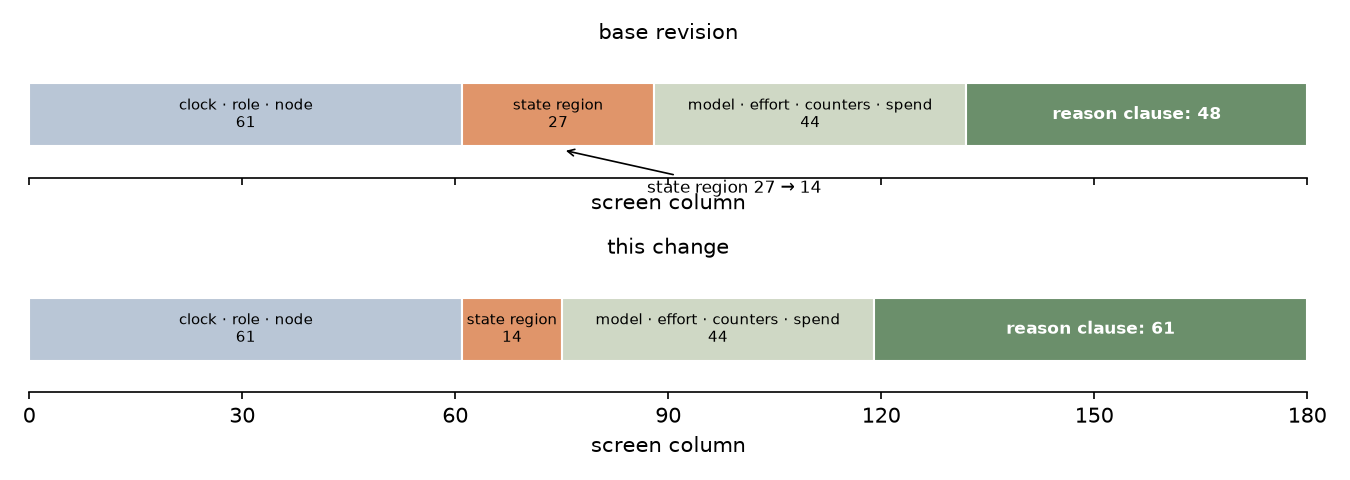

Recreate this plot in Python.
"""Draw the ticker row's column budget before and after the state cell change.

One row of the fleet ticker is a fixed grid; the reason clause is the only free
text and is truncated to whatever the fixed cells leave. The figure shows the
fixed cells as stacked bars at a 180-column pane on each side of the change, so
the thirteen columns that move from the state region into the reason cell are
visible as a shift rather than read out of a table.
"""

from __future__ import annotations

from pathlib import Path

import matplotlib

matplotlib.use("Agg")
import matplotlib.pyplot as plt  # noqa: E402

WIDTH = 180
# The fixed cells left of the state region are identical on both sides; only the
# state region and the reason room differ.
LEADING = 8 + 2 + 13 + 2 + 36  # clock, role, node with their gaps
TRAILING = 10 + 1 + 7 + 11 + 13 + 2  # model, effort, counters, spend, tail gap

BASE = {
    "leading": LEADING,
    "state": 27,  # two ten-column states, the gaps, and the arrow cell
    "trailing": TRAILING,
}
HEAD = {
    "leading": LEADING,
    "state": 14,  # marker cell, destination state, separator
    "trailing": TRAILING,
}

COLOURS = {
    "leading": "#b9c6d6",
    "state": "#e0956a",
    "trailing": "#cfd8c5",
    "reason": "#6b8f6b",
}
LABELS = {
    "leading": "clock · role · node",
    "state": "state region",
    "trailing": "model · effort · counters · spend",
}


def draw(ax, cells: dict[str, int], title: str) -> None:
    x = 0
    reason = WIDTH - cells["leading"] - cells["state"] - cells["trailing"]
    for key in ("leading", "state", "trailing"):
        width = cells[key]
        ax.barh(0, width, left=x, height=0.5, color=COLOURS[key], edgecolor="white")
        ax.text(
            x + width / 2,
            0,
            f"{LABELS[key]}\n{cells[key]}",
            ha="center",
            va="center",
            fontsize=7,
        )
        x += width
    ax.barh(0, reason, left=x, height=0.5, color=COLOURS["reason"], edgecolor="white")
    ax.text(
        x + reason / 2,
        0,
        f"reason clause: {reason}",
        ha="center",
        va="center",
        fontsize=8,
        color="white",
        fontweight="bold",
    )
    ax.set_title(title, fontsize=10)
    ax.set_xlim(0, WIDTH)
    ax.set_ylim(-0.5, 0.5)
    ax.set_yticks([])
    ax.set_xlabel("screen column")
    ax.set_xticks(range(0, WIDTH + 1, 30))


def main() -> None:
    fig, axes = plt.subplots(2, 1, figsize=(9, 3.2), sharex=True)
    draw(axes[0], BASE, "base revision", )
    draw(axes[1], HEAD, "this change")
    for ax in axes:
        for spine in ("top", "right", "left"):
            ax.spines[spine].set_visible(False)
    axes[0].annotate(
        "state region 27 → 14",
        xy=(LEADING + 14, -0.28),
        xytext=(LEADING + 26, -0.62),
        fontsize=8,
        arrowprops={"arrowstyle": "->", "lw": 0.8},
    )
    fig.tight_layout()
    out = Path(__file__).with_name("row_column_budget.png")
    fig.savefig(out, dpi=150)
    print(out)


if __name__ == "__main__":
    main()
